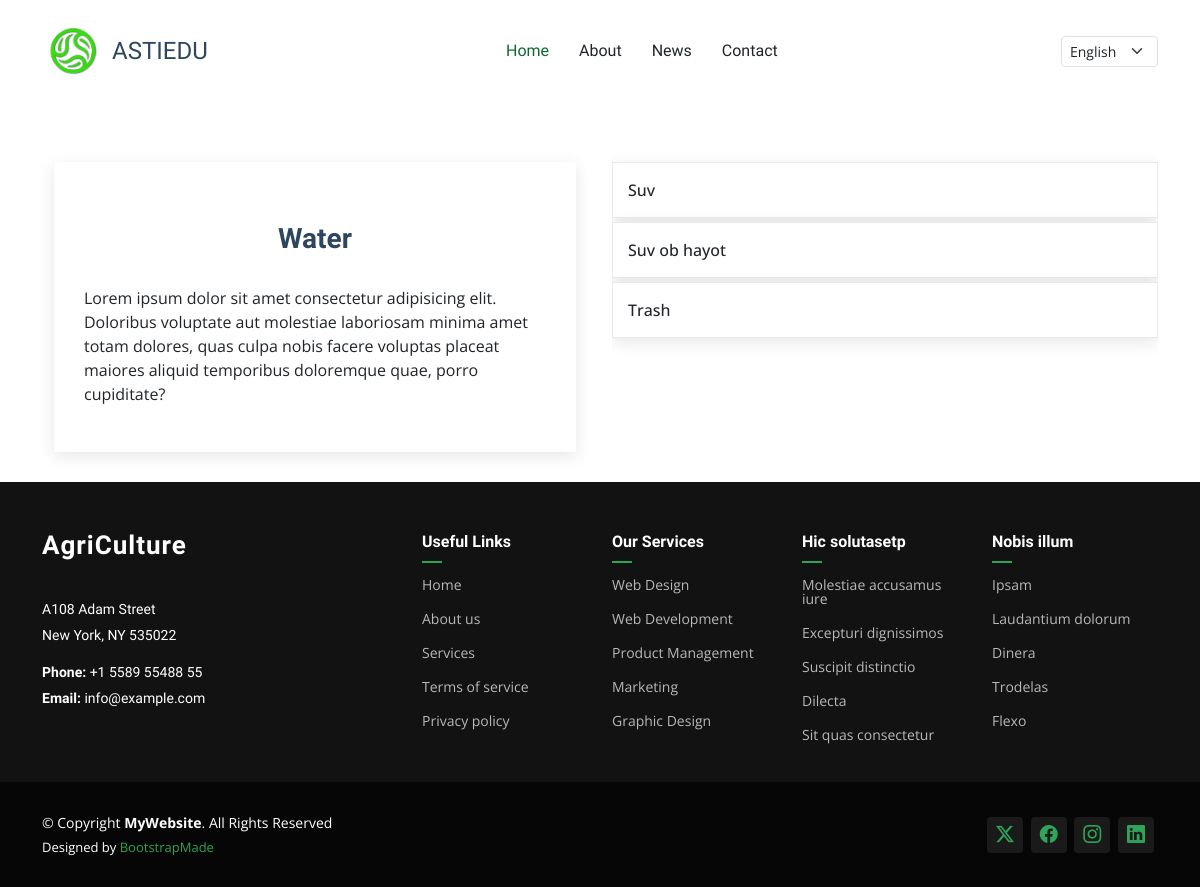
The page /en/category/1 on the database its author committed.
### main/models.py (models this page shows, shortened)
class category(models.Model):
    name = models.CharField(max_length=255)
    about = RichTextField()
    img = models.ImageField(upload_to='categories/')
    class Meta:
        verbose_name = 'Category'
        verbose_name_plural = 'Categories'

class categoryItem(models.Model):
    category = models.ForeignKey(category, on_delete=models.CASCADE , related_name='category_items')
    name = models.CharField(max_length=255)
    about = RichTextField()
    class Meta:
        verbose_name = 'Category Item'
        verbose_name_plural = 'Category Items'

### main/views.py (the view)
# urls.py: path('category/<int:id>' , views.category_details , name = 'category-details'),
def category_details(request, id):
    category_obj = get_object_or_404(
        category.objects.prefetch_related('category_items'),
        id=id
    )
    category_items = category_obj.category_items.all()
    context = {
        'category': category_obj,
        'category_items_': category_items
    }
    return render(request, 'category-details.html', context)

### templates/category-details.html (shortened to what this page needs)
{% extends 'base.html' %}
{% load static %}
{% block content %}
  <main class="main">
    <div class="container">
      <div class="row d-flex align-items-stretch">
        <div class="col-lg-6">
          <section id="blog-details" class="blog-details section">
            <div class="container">
              <article class="article">
                <h2 class="title text-center">{{ category.name }}</h2>
                  <div class="content">
                    {{ category.about|safe }}
                  </div>
              </article>
            </div>
          </section>
        </div>
        <div class="col-lg-6">
          <section class="blog-details d-flex flex-column gap-1">
          {% if category_items_ %}
          {% for category_item in category_items_ %}
          <a href="{% url 'main:category-item-details' category_item.id %}">
           <div class="card">
              <p class="card-text">{{ category_item.name }}</p>
           </div>
          </a>
          {% endfor %}
          {% endif %}
          </section>
        </div>
      </div>
    </div>
  </main>
{% endblock %}

### staticfiles/assets/css/main.css (style rules this page uses)
:root { --default-font: "Open Sans", system-ui, -apple-system, "Segoe UI", Roboto, "Helvetica Neue", Arial, "Noto Sans", "Liberation Sans", sans-serif, "Apple Color Emoji", "Segoe UI Emoji", "Segoe UI Symbol", "Noto Color Emoji"; --heading-font: "Marcellus", sans-serif; --nav-font: "Marcellus", sans-serif; }
:root { --background-color: #ffffff; --default-color: #212529; --heading-color: #2d465e; --accent-color: #116530; --surface-color: #ffffff; --contrast-color: #ffffff; }
:root { --nav-color: #212529; --nav-hover-color: #116530; --nav-mobile-background-color: #ffffff; --nav-dropdown-background-color: #ffffff; --nav-dropdown-color: #212529; --nav-dropdown-hover-color: #116530; }
:root { scroll-behavior: smooth; }
body { color: var(--default-color); background-color: var(--background-color); font-family: var(--default-font); }
a { color: var(--accent-color); text-decoration: none; transition: 0.3s; }
h1, h2, h3, h4, h5, h6 { color: var(--heading-color); font-family: var(--heading-font); }
section, .section { color: var(--default-color); background-color: var(--background-color); padding: 60px 0; scroll-margin-top: 100px; overflow: clip; }
.blog-details { padding-bottom: 30px; }
.blog-details .article { background-color: var(--surface-color); padding: 30px; box-shadow: 0 4px 16px rgba(0, 0, 0, 0.1); }
.blog-details .title { color: var(--heading-color); font-size: 28px; font-weight: 700; padding: 0; margin: 30px 0; }
.blog-details .content { margin-top: 20px; }

### templates/category-details.html (style rules this page uses)
.card { background-color: var(--surface-color); padding: 15px; box-shadow: 0 4px 16px rgba(0, 0, 0, 0.1); border:1px solid rgb(233, 233, 233); border-radius: 0px; }
.card-text { font-size: 16px; font-weight: 500; }

### rows shown on the page
category: name "Water", about "Lorem ipsum dolor sit amet consectetur adipisicing elit. Doloribus voluptate aut molestiae laboriosam minima amet totam dolores, quas culpa nobis facere voluptas placeat maiores aliquid temporibus doloremque quae, porro cupiditate?"
categoryItem: name "Suv"
categoryItem: name "Suv ob hayot"
categoryItem: name "Trash"

### other values the page prints
form field language "English"
